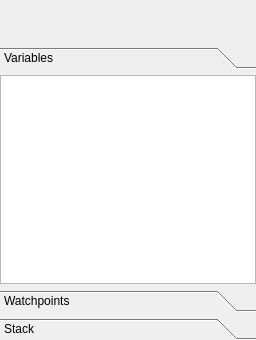
<?xml version="1.0" encoding="UTF-8"?>
<ui version="4.0">
 <class>DebugUI</class>
 <widget class="QWidget" name="DebugUI">
  <property name="geometry">
   <rect>
    <x>0</x>
    <y>0</y>
    <width>256</width>
    <height>340</height>
   </rect>
  </property>
  <property name="windowTitle">
   <string>Form</string>
  </property>
  <layout class="QVBoxLayout" name="verticalLayout">
   <property name="leftMargin">
    <number>0</number>
   </property>
   <property name="topMargin">
    <number>0</number>
   </property>
   <property name="rightMargin">
    <number>0</number>
   </property>
   <property name="bottomMargin">
    <number>0</number>
   </property>
   <item>
    <layout class="QHBoxLayout" name="horizontalLayout">
     <property name="spacing">
      <number>0</number>
     </property>
     <property name="topMargin">
      <number>2</number>
     </property>
     <item>
      <widget class="QToolButton" name="debugRun">
       <property name="toolTip">
        <string>Run/Continue</string>
       </property>
       <property name="icon">
        <iconset resource="../resources/resources.qrc">
         <normaloff>:/images/actions/media-playback-start.svg</normaloff>:/images/actions/media-playback-start.svg</iconset>
       </property>
       <property name="iconSize">
        <size>
         <width>32</width>
         <height>32</height>
        </size>
       </property>
       <property name="autoRaise">
        <bool>true</bool>
       </property>
      </widget>
     </item>
     <item>
      <spacer name="horizontalSpacer">
       <property name="orientation">
        <enum>Qt::Horizontal</enum>
       </property>
       <property name="sizeHint" stdset="0">
        <size>
         <width>40</width>
         <height>20</height>
        </size>
       </property>
      </spacer>
     </item>
     <item>
      <widget class="QToolButton" name="debugNext">
       <property name="toolTip">
        <string>Next</string>
       </property>
       <property name="icon">
        <iconset resource="../resources/resources.qrc">
         <normaloff>:/images/actions/debug-step-over.svg</normaloff>:/images/actions/debug-step-over.svg</iconset>
       </property>
       <property name="iconSize">
        <size>
         <width>32</width>
         <height>32</height>
        </size>
       </property>
       <property name="autoRaise">
        <bool>true</bool>
       </property>
      </widget>
     </item>
     <item>
      <widget class="QToolButton" name="debugNextInto">
       <property name="toolTip">
        <string>Next Into</string>
       </property>
       <property name="icon">
        <iconset resource="../resources/resources.qrc">
         <normaloff>:/images/actions/debug-step-into.svg</normaloff>:/images/actions/debug-step-into.svg</iconset>
       </property>
       <property name="iconSize">
        <size>
         <width>32</width>
         <height>32</height>
        </size>
       </property>
       <property name="autoRaise">
        <bool>true</bool>
       </property>
      </widget>
     </item>
     <item>
      <widget class="QToolButton" name="debugNextToEnd">
       <property name="toolTip">
        <string>Run to End</string>
       </property>
       <property name="icon">
        <iconset resource="../resources/resources.qrc">
         <normaloff>:/images/actions/debug-step-out.svg</normaloff>:/images/actions/debug-step-out.svg</iconset>
       </property>
       <property name="iconSize">
        <size>
         <width>32</width>
         <height>32</height>
        </size>
       </property>
       <property name="autoRaise">
        <bool>true</bool>
       </property>
      </widget>
     </item>
    </layout>
   </item>
   <item>
    <widget class="QToolBox" name="toolBox">
     <widget class="QWidget" name="toolBoxPage1">
      <property name="geometry">
       <rect>
        <x>0</x>
        <y>0</y>
        <width>256</width>
        <height>191</height>
       </rect>
      </property>
      <attribute name="label">
       <string>Variables</string>
      </attribute>
      <layout class="QVBoxLayout" name="verticalLayout_2">
       <property name="leftMargin">
        <number>0</number>
       </property>
       <property name="topMargin">
        <number>0</number>
       </property>
       <property name="rightMargin">
        <number>0</number>
       </property>
       <property name="bottomMargin">
        <number>0</number>
       </property>
       <item>
        <widget class="QTreeView" name="viewVars">
         <property name="editTriggers">
          <set>QAbstractItemView::NoEditTriggers</set>
         </property>
         <property name="alternatingRowColors">
          <bool>true</bool>
         </property>
         <property name="uniformRowHeights">
          <bool>true</bool>
         </property>
        </widget>
       </item>
      </layout>
     </widget>
     <widget class="QWidget" name="toolBoxPage2">
      <property name="geometry">
       <rect>
        <x>0</x>
        <y>0</y>
        <width>256</width>
        <height>191</height>
       </rect>
      </property>
      <attribute name="label">
       <string>Watchpoints</string>
      </attribute>
      <layout class="QVBoxLayout" name="verticalLayout_3">
       <property name="spacing">
        <number>0</number>
       </property>
       <property name="leftMargin">
        <number>0</number>
       </property>
       <property name="topMargin">
        <number>0</number>
       </property>
       <property name="rightMargin">
        <number>0</number>
       </property>
       <property name="bottomMargin">
        <number>0</number>
       </property>
       <item>
        <widget class="QTreeView" name="viewWatch">
         <property name="editTriggers">
          <set>QAbstractItemView::NoEditTriggers</set>
         </property>
         <property name="alternatingRowColors">
          <bool>true</bool>
         </property>
         <property name="uniformRowHeights">
          <bool>true</bool>
         </property>
        </widget>
       </item>
      </layout>
     </widget>
     <widget class="QWidget" name="page">
      <property name="geometry">
       <rect>
        <x>0</x>
        <y>0</y>
        <width>256</width>
        <height>191</height>
       </rect>
      </property>
      <attribute name="label">
       <string>Stack</string>
      </attribute>
      <layout class="QVBoxLayout" name="verticalLayout_4">
       <property name="spacing">
        <number>0</number>
       </property>
       <property name="leftMargin">
        <number>0</number>
       </property>
       <property name="topMargin">
        <number>0</number>
       </property>
       <property name="rightMargin">
        <number>0</number>
       </property>
       <property name="bottomMargin">
        <number>0</number>
       </property>
       <item>
        <widget class="QTreeView" name="viewStack">
         <property name="editTriggers">
          <set>QAbstractItemView::NoEditTriggers</set>
         </property>
         <property name="alternatingRowColors">
          <bool>true</bool>
         </property>
         <property name="uniformRowHeights">
          <bool>true</bool>
         </property>
        </widget>
       </item>
      </layout>
     </widget>
    </widget>
   </item>
  </layout>
 </widget>
 <resources>
  <include location="../resources/resources.qrc"/>
 </resources>
 <connections/>
</ui>
